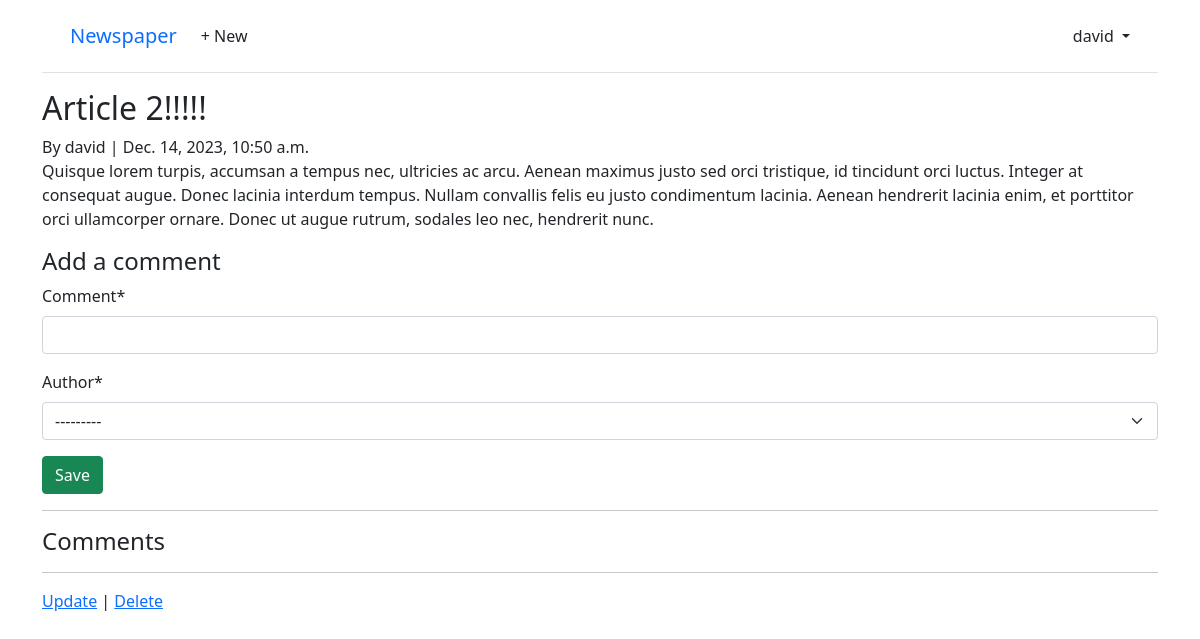
The app's page /articles/2/ (signed in) with its own data.
### accounts/models.py (models this page shows)
class CustomUser(AbstractUser):
    age = models.PositiveIntegerField(null=True, blank=True)

### articles/models.py (models this page shows, shortened)
class Article(models.Model):
    title = models.CharField(max_length=255)
    body = models.TextField()
    date = models.DateTimeField(auto_now_add=True)
    author = models.ForeignKey(
        settings.AUTH_USER_MODEL,
        on_delete=models.CASCADE)
    class Meta:
        ordering = ['-id']

### articles/views.py (the view, shortened to what this page needs)
# urls.py: path('<str:pk>/', views.ArticleDetailView.as_view(), name='article-detail'),
class ArticleDetailView(LoginRequiredMixin, View):
    def get(self, request, *args, **kwargs):
        view = CommentGet.as_view()
        return view(request, *args, **kwargs)

### articles/forms.py
class CommentForm(ModelForm):
    class Meta:
        model = Comments
        fields = ("comment", "author")

### articles/views.py (called while the page is built)
    def get_context_data(self, **kwargs):
        context = super().get_context_data(**kwargs)
        context['form'] = CommentForm()
        return context

### articles/templates/articles/article_detail.html (shortened to what this page needs)
{% extends 'base.html' %}
{% load crispy_forms_tags %}
{% block content %}
  <div class="article-entry">
    <h2>{{ article.title }}</h2>
    <span>By {{ article.author }}  |  {{ article.date }}</span>
    <p>{{ article.body }}</p>
  </div>
  <h4>Add a comment</h4>
  <form action="" method="POST">
    {{ form|crispy }}
  <button class="btn btn-success ml-2" type="submit">Save</button>
  </form>
  <hr>
    <h4>Comments</h4>
  <hr>
    {% if request.user == article.author %}
    <p><a href="{% url 'article-update' pk=article.id %}">Update</a>  |
    <a href="{% url 'article-delete' pk=article.id %}">Delete</a></p>
  {% endif %}
{% endblock content %}

### templates/base.html (shortened to what this page needs)
<!DOCTYPE html>
<html lang="en">
<head>
<link href="https://cdn.jsdelivr.net/npm/bootstrap@5.1.3/dist/css/bootstrap.min.css" rel="stylesheet">
</head>
<body>
<div class="container">
<header class="p-3 mb-3 border-bottom">
<div class="container">
<div class="d-flex flex-wrap align-items-center justify-content-center
justify-content-lg-start">
<a class="navbar-brand" href="{% url 'article-list' %}">Newspaper</a>
<ul class="nav col-12 col-lg-auto me-lg-auto mb-2 justify-content-center
mb-md-0">
{% if user.is_authenticated %}
<li><a href="{% url 'article-create' %}" class="nav-link px-2 link-dark">+ New</a></li>
</ul>
<div class="dropdown text-end">
<a href="#" class="d-block link-dark text-decoration-none dropdown-toggle"
id="dropdownUser1" data-bs-toggle="dropdown" aria-expanded="false">
{{ user.username }}
</a>
  </div>
{% else %}
<div class="text-end">
<a href="{% url 'login' %}" class="btn btn-outline-primary me-2">
Log In</a>
<a href="{% url 'signup' %}" class="btn btn-primary">Sign Up</a>
</div>
{% endif %}
</div>
</div>
</header>
<main>
{% block content %}
{% endblock content %}
</main>
</div>
</body>
</html>

### records on screen
CustomUser: username "david"
Article: title "Article 2!!!!!", author "david", date "Dec. 14, 2023, 10:50 a.m.", body "Quisque lorem turpis, accumsan a tempus nec, ultricies ac arcu. Aenean maximus justo sed orci tristique, id tincidunt orci luctus. Integer at consequat augue. Donec lacinia interdum tempus. Nullam convallis felis eu justo condimentum lacinia. Aenean hendrerit lacinia enim, et porttitor orci ullamcorper ornare. Donec ut augue rutrum, sodales leo nec, hendrerit nunc."
